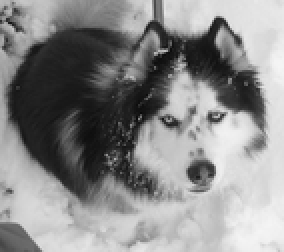
#> input picture CSE160_hw3/images/Husky.png, 142 x 126 px, shrunk from 422 x 376 before the run (shown 2 times larger)
$ python blur_image.py images/Husky.png
#> lines starting #> are read from the running program, lines starting #| are printed output that depends on the picture
# Name Michael Shieh
# CSE 160
# Homework 3: Image Blurring

# A Python program to blur an image.

from PIL import Image
import itertools
import sys
import os


def read_image(file_path):
    """
    Reads the image file at file_path into a rectangular grid of pixels,
    represented as a list of list of integer. Each element of the outer list
    is one row of pixels, where each pixel is an integer x such that
    0 <= x < 256. Returns the grid of pixels.
    """
#> called with file_path = 'images/Husky.png'
    # YOU DO NOT NEED TO MODIFY THIS FUNCTION.
    # Do not worry about understanding "How" this function works.
    print("Reading image", file_path)

    # Open a file in image format
    try:
        image = Image.open(file_path)
#> image is the input picture: PIL image 142x126 L; min 9, max 245, mean 138.6
    except IOError as e:
        print(e)
        return
    except Exception:
        print("Unexpected error reading file", file_path)
        return

    width, height = image.size
#> width = 142; height = 126
    data = list(image.getdata())
#> data = 17892 values, max 245 at index 4541, min 9 at index 8022, mean 138.6

    # data is a single list. We break it into a nested list.
    result = []
    for r in range(height):
        # Get the part of the list that corresponds to this row.
        row_start = r * width
        row = data[row_start:row_start + width]

        result.append(row)
#> after the loop, result = 126 items
    return result


def write_image(file_name, pixel_grid):
    """
    Given pixel_grid as an image in a list of lists of integers format,
    write it to the filename file_name as an image.
    Requires that:
    * Each row of pixel_grid is of the same length
    * Each pixel value is an integer x such that 0 <= x < 256.
    """
    # YOU DO NOT NEED TO MODIFY THIS FUNCTION.
    # Do not worry about understanding "How" this function works.
    size = len(pixel_grid[0]), len(pixel_grid)
    image = Image.new("L", size)

    print("Writing", size[0], 'x', size[1], "image to file", file_name)

    # Flatten the list by making an iterable sequence over the inner lists
    # and then materializing the whole list.
    data = list(itertools.chain.from_iterable(pixel_grid))
    image.putdata(data)

    try:
        # Write the image. File extension of file_name determines
        # the encoding.
        image.save(file_name)
    except IOError as e:
        print(e)
    except Exception:
        print("Unexpected error writing file", file_name)


# [58 lines left out: functions csv_line_to_list, read_grid, write_grid, not called in this run]


def get_pixel_at(pixel_grid, i, j):
    """
    Returns the pixel in pixel_grid at row i and column j (zero-indexed).
    Returns 0 if i or j is out of bounds for the given pixel_grid.
    Returns 0 if i or j is a negative value.
    """

    if i >= 0 and i < len(pixel_grid) and j >= 0 and j < len(pixel_grid[0]):
        return pixel_grid[i][j]
    else:
        return 0


# [40 lines left out: function test_get_pixel_at, not called in this run]


# Run the tests. This method prints nothing if the tests
# pass. This method prints an error message for the first
# error it encounters.
# test_get_pixel_at()


def average_of_surrounding(pixel_grid, i, j):
    """
    Returns the unweighted average of the values of the pixel at row i
    and column j and the eight pixels surrounding it.
    """
    pixel_sum = 0
    for n in range(i-1, i+2, 1):
        for m in range(j-1, j+2, 1):
            pixel_sum = pixel_sum + get_pixel_at(pixel_grid, n, m)

    # pixel_sum should be an integer. We intend for this to be
    # truncating integer division.
    return pixel_sum // 9


# [20 lines left out: function test_average_of_surrounding, not called in this run]


# test_average_of_surrounding()


def blur(pixel_grid):
    """
    Given pixel_grid (a grid of pixels), returns a new grid of pixels
    that is the result of blurring pixel_grid. In the output grid,
    each pixel is the average of that pixel and its eight neighbors in
    the input grid.
    """
    blurred_pixel_grid = [
        [0 for x in range(len(pixel_grid[0]))] for y in range(len(pixel_grid))]
    for i in range(0, len(blurred_pixel_grid)):
        for j in range(0, len(blurred_pixel_grid[0])):
            blurred_pixel_grid[i][j] = average_of_surrounding(pixel_grid, i, j)

    return blurred_pixel_grid


################################################################
# The main program begins here.
#
# Step A: Process command line arguments & get input_file name.
#
# sys.argv is a list of the arguments to the program, including
# the name of the program being run. If you call:
#
#    python blur_image_solution.py my_image.png
#
# then sys.argv will be ['blur_image_solution.py', 'my_image.png']
#

print("Welcome to the CSE 160 Image Blurring program!")

# Print how to use the program correctly if it appears that it has
# been used incorrectly (with the wrong number of arguments).
if len(sys.argv) != 2:
    print("Usage:", sys.argv[0], "<input_file>")
    print("  <input_file> should be either ")
    print("    (a) a CSV-formatted text file")
    print("       (as generated by the write_grid function), or")
    print("    (b) a black-and-white image file")
    print("       (as generated by color_to_gray.py).")
    print()
    print("  Blurs the given input file and outputs the result as:")
    print("   <input_file>_blur.png (an image) and")
    print("   <input_file>_blur_grid.txt (a CSV-formatted text file).")
    sys.exit()

# Get the path to the file that the user wants to blur.
input_file = sys.argv[1]

# Step B: Determine what type the input_file is, read the file
# contents into a grid of pixels stored as a list of lists of integers

# Get the file extension and filename of the input file.
# Don't worry about the details of how these two lines work.
path_without_ext, ext = os.path.splitext(input_file)
input_filename = os.path.basename(path_without_ext)

# Either read the file in as an image or as a grid based
# on the file extension.
if ext == ".txt":
    input_grid = read_grid(input_file)
else:
    input_grid = read_image(input_file)
#> input_grid = 126 items

    # read_image returns None in case of error--if that
    # happens, exit the program.
    if input_grid is None:
        exit()

# Step C: Generate the output file names

# Generate names for the output files based on the name of
# the input file.
out_image_filename = input_filename + '_blur.png'
out_grid_filename = input_filename + '_blur_grid.txt'

# Step D: Apply the blur algorithm

pixel_grid = blur(input_grid)
#> the loop in blur, `for i in range(0, len(blurred_pixel_grid)):` made 126 passes
# print(pixel_grid)

# Step E: Write the result to both output files
if ext == '.txt':
    write_grid(out_grid_filename, pixel_grid)
else:
    write_image(out_image_filename, pixel_grid)
#> in write_image, `image = Image.new("L", size)`: image: PIL image 142x126 L; every value is 0
#| Writing 142 x 126 image to file Husky_blur.png
#> in write_image, `image.putdata(data)`:
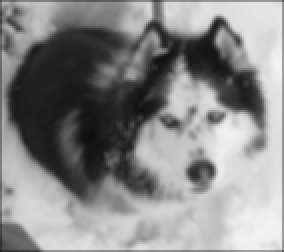
#> image: PIL image 142x126 L (shown 2 times larger); min 15, max 244, mean 136.2
print("Program done")

###
# Collaboration
###

# I wrote everything by myself
# # with some help from course materials and stackoverflow.

$ run again, on CSE160_hw3/images/Pumpkins.png
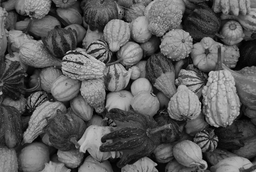
#> input picture CSE160_hw3/images/Pumpkins.png, 256 x 172 px, shrunk from 815 x 546 before the run
#> in read_image, image is the input picture: PIL image 256x172 L; min 0, max 206, mean 92.6
#> data = 44032 items
#> after the loop in read_image, `for r in range(height):`: result = 172 items
#| Writing 256 x 172 image to file Pumpkins_blur.png
#> in write_image, `image.putdata(data)`:
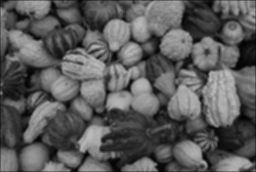
#> image: PIL image 256x172 L; min 2, max 189, mean 91.6
